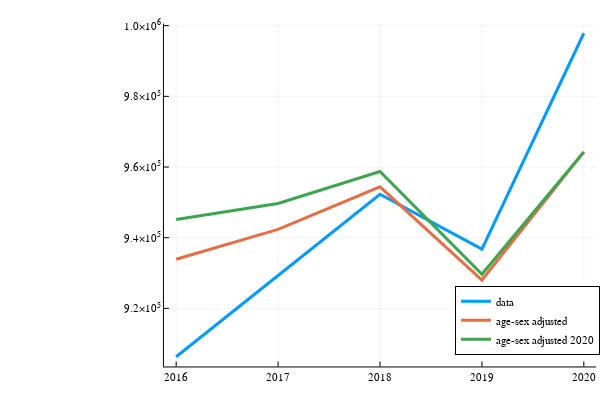

Here is the notebook cell this chart was saved with:
### Code cell
# select(srd,tuple(:S, :expected))
expected_deaths = combine(groupby(plot_data,:Jahr), 
    :S_sum => sum, 
    :Sadj_sum => sum, 
    :Sadj2020_sum => sum)
# Nicht korrigierte Rohdaten
@df expected_deaths plot(:Jahr,:S_sum_sum; label="data", lw=3,
    legend=:bottomright)
@df expected_deaths plot!(:Jahr,:Sadj_sum_sum; label="age-sex adjusted", lw=3)
@df expected_deaths plot!(:Jahr,:Sadj2020_sum_sum; label="age-sex adjusted 2020", lw=3)

### Figure 1 — Plotly figure (JSON) as saved in the notebook; plotly's stock layout.template omitted (floating-point values rounded to 4 significant figures)
{"data": [{"colorbar": {"title": ""}, "legendgroup": "data", "line": {"color": "rgba(0, 154, 250, 1.000)", "dash": "solid", "shape": "linear", "width": 3}, "mode": "lines", "name": "data", "showlegend": true, "type": "scatter", "x": [2016, 2017, 2018, 2019, 2020], "xaxis": "x", "y": [906309, 929351, 952295, 936772, 997859], "yaxis": "y", "zmax": null, "zmin": null}, {"colorbar": {"title": ""}, "legendgroup": "age-sex adjusted", "line": {"color": "rgba(227, 111, 71, 1.000)", "dash": "solid", "shape": "linear", "width": 3}, "mode": "lines", "name": "age-sex adjusted", "showlegend": true, "type": "scatter", "x": [2016, 2017, 2018, 2019, 2020], "xaxis": "x", "y": [933900.0, 942300.0, 954400.0, 928000.0, 964300.0], "yaxis": "y", "zmax": null, "zmin": null}, {"colorbar": {"title": ""}, "legendgroup": "age-sex adjusted 2020", "line": {"color": "rgba(62, 164, 78, 1.000)", "dash": "solid", "shape": "linear", "width": 3}, "mode": "lines", "name": "age-sex adjusted 2020", "showlegend": true, "type": "scatter", "x": [2016, 2017, 2018, 2019, 2020], "xaxis": "x", "y": [945200.0, 949700.0, 958700.0, 929700.0, 964300.0], "yaxis": "y", "zmax": null, "zmin": null}], "layout": {"annotations": [], "height": 400, "legend": {"bgcolor": "rgba(255, 255, 255, 1.000)", "bordercolor": "rgba(0, 0, 0, 1.000)", "borderwidth": 1, "font": {"color": "rgba(0, 0, 0, 1.000)", "family": "sans-serif", "size": 11}, "title": {"font": {"color": "rgba(0, 0, 0, 1.000)", "family": "sans-serif", "size": 15}, "text": ""}, "tracegroupgap": 0, "traceorder": "normal", "x": 1, "xanchor": "right", "y": 0.07, "yanchor": "bottom"}, "margin": {"b": 20, "l": 0, "r": 0, "t": 20}, "paper_bgcolor": "rgba(255, 255, 255, 1.000)", "plot_bgcolor": "rgba(255, 255, 255, 1.000)", "showlegend": true, "width": 600, "xaxis": {"anchor": "y", "domain": [0.2732, 0.9934], "gridcolor": "rgba(0, 0, 0, 0.100)", "gridwidth": 0.5, "linecolor": "rgba(0, 0, 0, 1.000)", "mirror": false, "range": [2016.0, 2020.0], "showgrid": true, "showline": true, "showticklabels": true, "tickangle": 0, "tickcolor": "rgb(0, 0, 0)", "tickfont": {"color": "rgba(0, 0, 0, 1.000)", "family": "sans-serif", "size": 11}, "tickmode": "array", "ticks": "inside", "ticktext": ["2016", "2017", "2018", "2019", "2020"], "tickvals": [2016, 2017, 2018, 2019, 2020], "title": "", "titlefont": {"color": "rgba(0, 0, 0, 1.000)", "family": "sans-serif", "size": 15}, "type": "-", "visible": true, "zeroline": false, "zerolinecolor": "rgba(0, 0, 0, 1.000)"}, "yaxis": {"anchor": "x", "domain": [0.03762, 0.9902], "gridcolor": "rgba(0, 0, 0, 0.100)", "gridwidth": 0.5, "linecolor": "rgba(0, 0, 0, 1.000)", "mirror": false, "range": [903600.0, 1001000.0], "showgrid": true, "showline": true, "showticklabels": true, "tickangle": 0, "tickcolor": "rgb(0, 0, 0)", "tickfont": {"color": "rgba(0, 0, 0, 1.000)", "family": "sans-serif", "size": 11}, "tickmode": "array", "ticks": "inside", "ticktext": ["9.2×10<sup>5</sup>", "9.4×10<sup>5</sup>", "9.6×10<sup>5</sup>", "9.8×10<sup>5</sup>", "1.0×10<sup>6</sup>"], "tickvals": [920000, 940000, 960000, 980000, 1000000], "title": "", "titlefont": {"color": "rgba(0, 0, 0, 1.000)", "family": "sans-serif", "size": 15}, "type": "-", "visible": true, "zeroline": false, "zerolinecolor": "rgba(0, 0, 0, 1.000)"}}}
